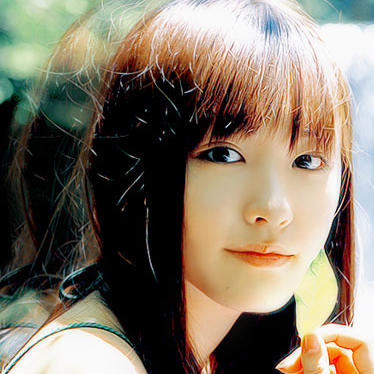
%> input picture 2.Matlab提高/Codes/Yui.jpg, 374 x 374 px
$ octave yui.m   (GNU Octave 9; MATLAB toolbox functions it lacks are replaced by stand-ins)
%> lines starting %> are read from the running program, lines starting %| are printed output that depends on the picture
subplot(3,1,1)
Yui = imread('Yui.jpg');
%> Yui is the input picture: size 374x374x3 uint8; mean R, G, B 130.3, 119.2, 102.8
image(Yui);
axis image

subplot(3,1,2)
lip = Yui(242:266,255:279,:);
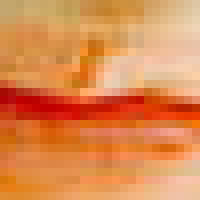
%> lip: size 25x25x3 uint8 (shown 8 times larger); mean R, G, B 222.3, 138.1, 80.2
image(lip);
axis image


subplot(3,1,3)
procheilon = lip(12:13,12:13,:)
image(procheilon)
axis image
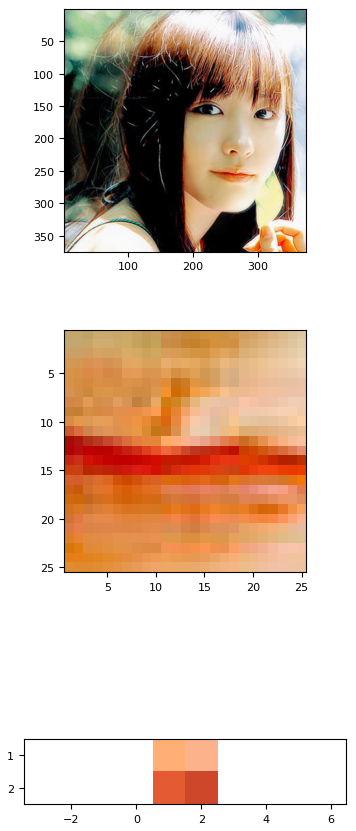
%> figure redrawn from the program's plot data, 3 panels
